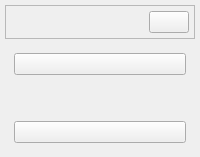
     <widget class="QWidget" name="menucentral" native="true">
      <property name="minimumSize">
       <size>
        <width>0</width>
        <height>0</height>
       </size>
      </property>
      <layout class="QVBoxLayout" name="verticalLayout_5">
       <property name="spacing">
        <number>0</number>
       </property>
       <property name="leftMargin">
        <number>0</number>
       </property>
       <property name="topMargin">
        <number>0</number>
       </property>
       <property name="rightMargin">
        <number>0</number>
       </property>
       <property name="bottomMargin">
        <number>0</number>
       </property>
       <item alignment="Qt::AlignLeft">
        <widget class="QWidget" name="submenucentral" native="true">
         <property name="sizePolicy">
          <sizepolicy hsizetype="Preferred" vsizetype="Preferred">
           <horstretch>0</horstretch>
           <verstretch>0</verstretch>
          </sizepolicy>
         </property>
         <property name="minimumSize">
          <size>
           <width>200</width>
           <height>0</height>
          </size>
         </property>
         <layout class="QVBoxLayout" name="verticalLayout_6">
          <property name="spacing">
           <number>5</number>
          </property>
          <property name="leftMargin">
           <number>5</number>
          </property>
          <property name="topMargin">
           <number>5</number>
          </property>
          <property name="rightMargin">
           <number>5</number>
          </property>
          <property name="bottomMargin">
           <number>5</number>
          </property>
          <item alignment="Qt::AlignTop">
           <widget class="QFrame" name="frame_4">
            <property name="frameShape">
             <enum>QFrame::StyledPanel</enum>
            </property>
            <property name="frameShadow">
             <enum>QFrame::Raised</enum>
            </property>
            <layout class="QHBoxLayout" name="horizontalLayout_3">
             <property name="spacing">
              <number>5</number>
             </property>
             <property name="leftMargin">
              <number>5</number>
             </property>
             <property name="topMargin">
              <number>5</number>
             </property>
             <property name="rightMargin">
              <number>5</number>
             </property>
             <property name="bottomMargin">
              <number>5</number>
             </property>
             <item>
              <widget class="QLabel" name="menuinferior">
               <property name="text">
                <string/>
               </property>
               <property name="alignment">
                <set>Qt::AlignCenter</set>
               </property>
              </widget>
             </item>
             <item alignment="Qt::AlignRight">
              <widget class="QPushButton" name="cerrarBtn1">
               <property name="toolTip">
                <string>Close Window</string>
               </property>
               <property name="text">
                <string/>
               </property>
               <property name="icon">
                <iconset>
                 <normaloff>feather/x-circle.svg</normaloff>feather/x-circle.svg</iconset>
               </property>
               <property name="iconSize">
                <size>
                 <width>24</width>
                 <height>24</height>
                </size>
               </property>
              </widget>
             </item>
            </layout>
           </widget>
          </item>
          <item>
           <widget class="QStackedWidget" name="mainmenu">
            <property name="styleSheet">
             <string notr="true"/>
            </property>
            <property name="currentIndex">
             <number>0</number>
            </property>
            <widget class="QWidget" name="ajustes">
             <layout class="QVBoxLayout" name="verticalLayout_7">
              <item>
               <widget class="QPushButton" name="claro">
                <property name="cursor">
                 <cursorShape>ForbiddenCursor</cursorShape>
                </property>
                <property name="text">
                 <string/>
                </property>
                <property name="icon">
                 <iconset>
                  <normaloff>feather/sol.svg</normaloff>feather/sol.svg</iconset>
                </property>
                <property name="iconSize">
                 <size>
                  <width>35</width>
                  <height>34</height>
                 </size>
                </property>
               </widget>
              </item>
              <item>
               <spacer name="verticalSpacer_10">
                <property name="orientation">
                 <enum>Qt::Vertical</enum>
                </property>
                <property name="sizeHint" stdset="0">
                 <size>
                  <width>20</width>
                  <height>40</height>
                 </size>
                </property>
               </spacer>
              </item>
              <item>
               <widget class="QPushButton" name="Oscuro">
                <property name="text">
                 <string/>
                </property>
                <property name="icon">
                 <iconset>
                  <normaloff>feather/luna.svg</normaloff>feather/luna.svg</iconset>
                </property>
                <property name="iconSize">
                 <size>
                  <width>35</width>
                  <height>34</height>
                 </size>
                </property>
               </widget>
              </item>
             </layout>
            </widget>
            <widget class="QWidget" name="informacion">
             <layout class="QVBoxLayout" name="verticalLayout_8"/>
            </widget>
            <widget class="QWidget" name="cerrar_sesion">
             <layout class="QVBoxLayout" name="verticalLayout_9"/>
            </widget>
           </widget>
          </item>
         </layout>
        </widget>
       </item>
      </layout>
     </widget>
